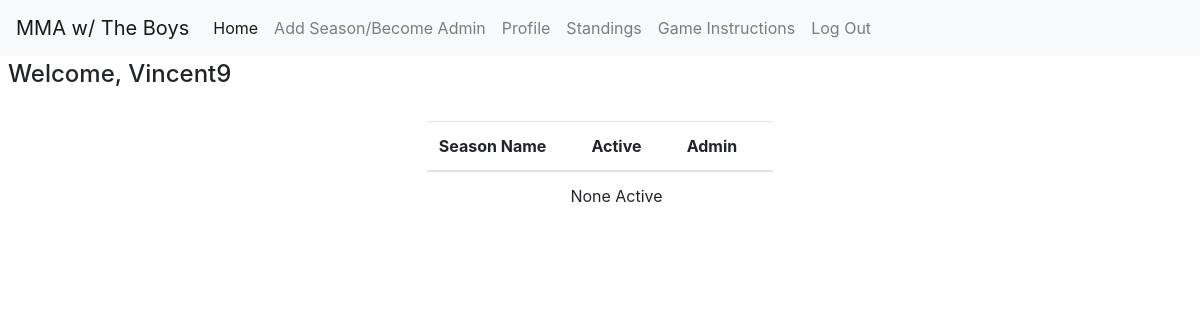
Before: /home (signed in) with the older database file.
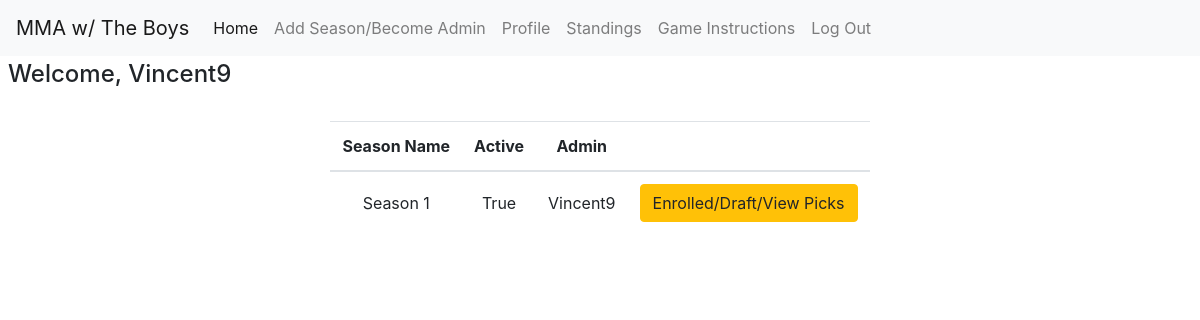
After: the same page with the newer database file.
### models/season.py (models this page shows, shortened)
class SeasonModel(db.Model):
    __tablename__ = 'season'
    id = db.Column(db.Integer, primary_key=True)
    name = db.Column(db.String(80))
    active = db.Column(db.Boolean)
    admin = db.Column(db.String(80))
    eventList = db.relationship('TournamentModel', lazy='dynamic')
    @classmethod
    def all_seasons(cls):
        return cls.query.all()

### resources/homepage.py (the view)
class HomePage(Resource):
    def get(self):
        if "user" in session:
            user = UserModel.find_by_username((session['user']))
            if user:
                u1 = user.json()
                seasonData = SeasonModel.all_seasons()
                enObj = SeasonEnrolledModel.all_seasons_user_enrolled_in(u1['id'])
                seasonsEnrolled_byUser = [e.season_id for e in enObj]
                return make_response(render_template("mainHome.html", userdata=user, seasondata=seasonData, seasonsEnrolled_byUser=seasonsEnrolled_byUser))
            else:
                return make_response(render_template("mainSignIn-pleasesignin.html"), 200)
        else:
            return make_response(render_template("mainSignIn-pleasesignin.html"), 200)

### models/season_enrolled.py (called while the page is built)
    @classmethod
    def all_seasons_user_enrolled_in(cls, userid):
        return cls.query.filter_by(user_id=userid).all()

### models/user.py (called while the page is built)
    def json(self):
        return {
            'id': self.id,
            'username': self.username,
            'total_points': self.totalPoints,
            'picks': [pick.json() for pick in self.picks.all()]
        }

    @classmethod
    def find_by_username(cls, username):
        return cls.query.filter_by(username=username).first()

### models/userpicks.py (called while the page is built)
    def json(self):
        return {
            "id": self.id,
            "tournid": self.tournid,
            "userid": self.user_id,
            "fightid": self.fightid,
            "pickedwinner": self.pickedwinner,
            "how": self.how,
            "rd": self.rd,
            "points": self.points
        }

### templates/mainHome.html (shortened to what this page needs)
{% extends "base-nav.html" %}
{% block mainArea %}
<h4 class="mt-1 ml-2">Welcome, {{userdata.username}}</h4>
<div class="table-responsive">
<table class="table  mx-auto w-auto  mt-4">
    <thead>
    <tr>
        <th scope="col" class="text-center">Season Name</th>
        <th scope="col" class="text-center">Active</th>
        <th scope="col" class="text-center">Admin</th>
        <th></th>
    </tr>
    </thead>
    <tbody>
    {% if seasondata|length %}
        {% for s1 in seasondata %}
    <tr>
        <td class="text-center align-middle">{{s1.name}}</td>
        <td class="text-center align-middle">{{s1.active}}</td>
        <td class="text-center align-middle">{{s1.admin}}</td>
        {% if s1.id in seasonsEnrolled_byUser %}
        <td>
            <button class="{{s1.id}} btn-block btn btn-warning btn-view btn-md">Enrolled/Draft/View Picks</button>
        </td>
        {% else %}
        <td>
            <button class="{{s1.id}} btn-block d-block btn btn-primary btn-draft btn-md" data-toggle="modal" data-target="#enrolledmodal">Enroll/Draft</button>
        </td>
        {% endif %}
    </tr>
        {% endfor %}
    {% else %}
    <tr>
        <td class="text-center"></td>
        <td class="text-center">None Active</td>
        <td class="text-center"></td>
        <td></td>
    </tr>
    {% endif %}
    </tbody>
</table>
</div>
{% endblock %}

Changed rows visible on the page:
added SeasonModel: name "Season 1", active "True", admin "Vincent9"
Other visible differences:
text no longer shown: "None Active"
